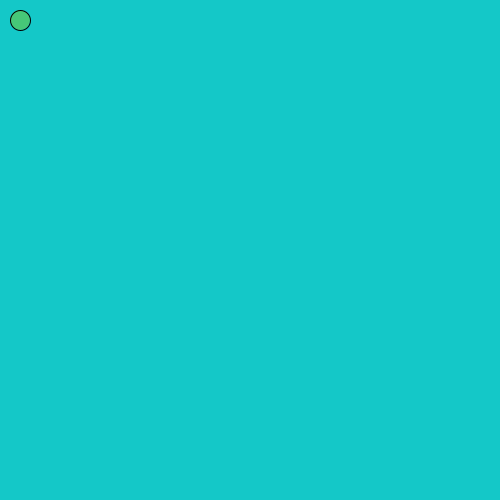
Frame 1 (no input)
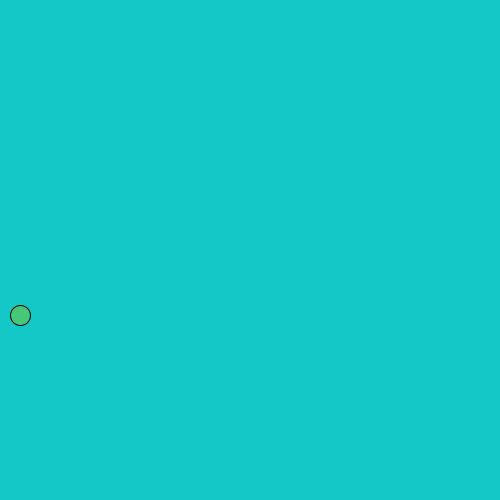
Frame 60 (the mouse pressed at the canvas centre just before this capture)
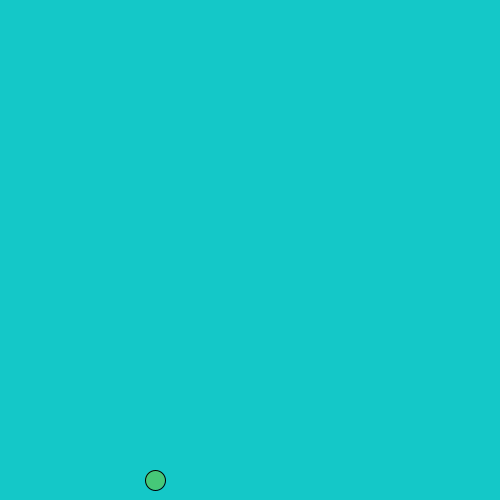
Frame 120 (the mouse held since frame 60 and released just before this capture)

The Processing sketch that drew these frames (run headless with seeded random() and noise(); from frame 60 on, the mouse is pressed at the canvas centre):

// Processing sketch: four_directions_ball
// ── four_directions_ball.pde
// This is Ms. Feng's code
int x = 20; 
int y = 20; 
int dx = 5;
int dy = 5;
void setup() {
  size(500, 500);
}

void draw() {
  background(20, 200, 200);
  fill (70, 200, 120);
  circle(x, y, 20);
  // if the ball is at x = 20 and y = 20, go down
  if (x == 20 && y == 20) {
    dx = 0; 
    dy = 5;
  }
  // if the ball is at x = 20 and y = 480, go right 
  if (x == 20 && y == 480) {
    dx = 5;
    dy = 0;
  }
  // if ball at (480, 480), go up 
  if (x == 480 && y == 480) {
    dx = 0; 
    dy = -5;
  }
  // if ball at (), go right
  if (x == 480 && y == 20) {
    dx = -5; 
    dy = 0;
  }
  x = x + dx; 
  y = y + dy; 
  
}
